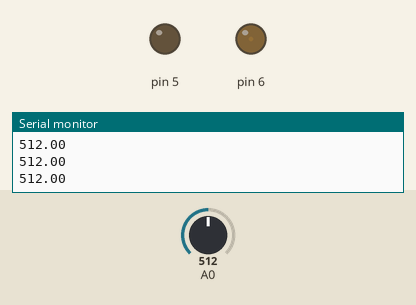
This sketch was run on a simulated Arduino Uno, built with avr-gcc and run on an emulated ATmega328P. On the bench: output pins drawn as LEDs (lit = HIGH), the last lines printed to the serial monitor. The test bench sets the inputs (shaded band); at power-on: A0 = 512.

Above: at 1.2 s.
1.3 s: A0 set to 716
At 2.5 s:
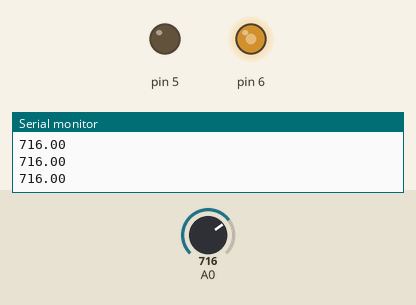
2.8 s: A0 set to 511
At 3.7 s:
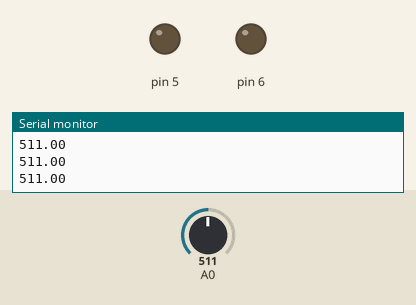
4.3 s: A0 set to 306
At 4.8 s:
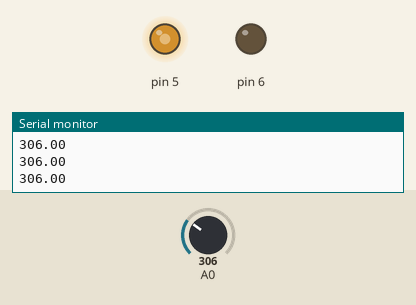
5.8 s: A0 set to 122
At 6.1 s:
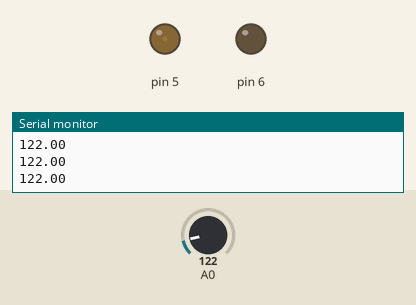
7.3 s: A0 set to 0
At 8.3 s:
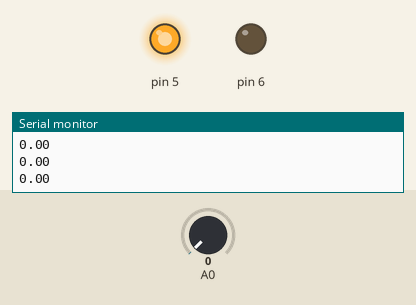
Timing chart, 0 to 9.8 s (numbered marks = the images above; inputs shaded):
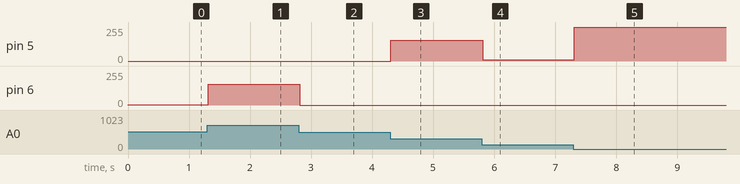

The sketch:

pid_impl.ino
```cpp
float a=0;

void setup()
{
  Serial.begin(9600);
}

void loop()
{
  a=analogRead(A0);
  Serial.println(a);
  a=a-511;
  if(a<0)
  {
    analogWrite(5,(-a)*2);
    analogWrite(6,0);
  }
  else if(a>0)
  {
    analogWrite(5,0);
    analogWrite(6,a*2);
  }
  else
  {
    digitalWrite(5,LOW);
    digitalWrite(6,LOW);
  }
}
```

Measured:
- after the input at 1.3 s, pin 6: 2/255 → 154/255 at once
- after the input at 2.8 s, pin 6: 154/255 → 0/255 at once
- after the input at 4.3 s, pin 5: 0/255 → 154/255 at once
- after the input at 5.8 s, pin 5: 154/255 → 10/255 at once
- after the input at 7.3 s, pin 5: 10/255 → 254/255 at once
